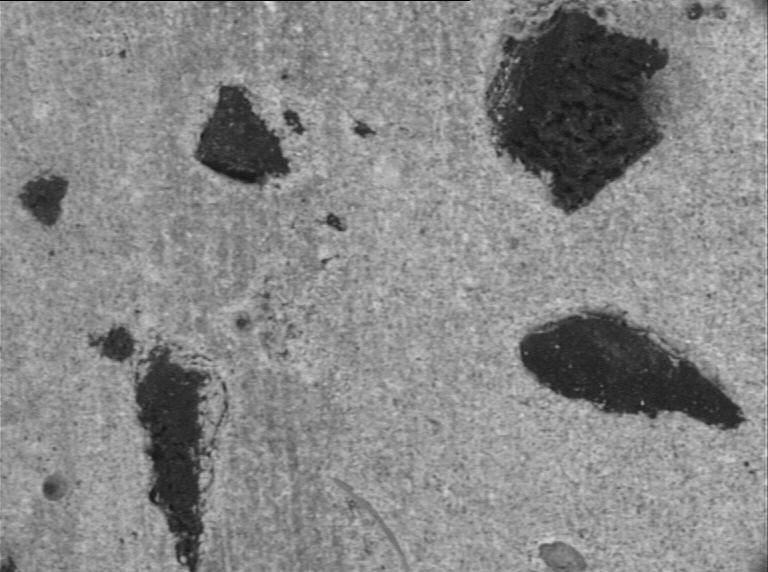
#> input picture Rapports/TraitementImage/Assets/TP1/GE141002.bmp, 768 x 572 px
$ python mainTP1.py
#> lines starting #> are read from the running program, lines starting #| are printed output that depends on the picture; after the words box and inside, x2 and y2 are one past the last pixel; in counts of white or black regions, pixels touching at a corner belong together; long printed decimals are rounded
import numpy as np
import cv2

#question 1
def soldes(prix):
    a = prix * 0.8
    b = prix * 0.6
    c = prix * 0.5
    return a,b,c

retour = soldes(130)
print(f"les prix soldés sont de {retour}")


#Q2
tableau = np.array(np.random.randint(0,10,size=(3,4)))

print(tableau)
print("Collone:")
print(np.sum(tableau,axis=0)) #0 est en collone, 1 ou -1 est en ligne
print("Ligne:")
print(np.sum(tableau,axis=-1)) #0 est en collone, 1 ou -1 est en ligne

#Q3
#Wait key est une fonction bloquante qui attend le frappe d'une touche de clavier

img = cv2.imread('GE141002.bmp',cv2.IMREAD_GRAYSCALE) # img est un tableau Numpy
#> img is the input picture: shape (572, 768); min 0, max 224, mean 134.9

cv2.imshow("Beton", img)
# Mise en pause du programme jusqu'à ce que l'utilisateur appuie sur une touche
x,y = img.shape[:2]
#> x = 572; y = 768
print(f" taille de l'image x:{x} y:{y}")
#|  taille de l'image x:572 y:768


#Q4
print(img)
#> (printed output is left out)
#l'image est un tableau de 2 dimension, avec les valeurs de niveau de gris dans les pixels respective au coordonées x y
#le cas où l'image est stockée dans un tableau a 3 dimensions, c'est le cas ou l'image traitée est en couleur.

#q5
#1: Opération de
#2: Opération de
#3: Opération de


#Q3.1

rest, img2 = cv2.threshold(img,0,255,cv2.THRESH_BINARY_INV+cv2.THRESH_OTSU)
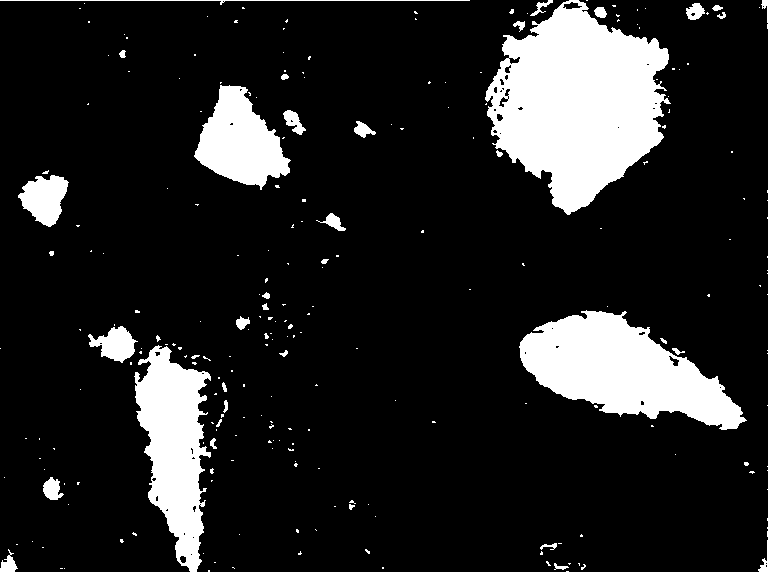
#> img2: shape (572, 768); 14.2% white; 247 white regions (208 under 20 px), largest, box (x1, y1, x2, y2) and area: (485, 0, 671, 215) 24890, (519, 310, 747, 430) 14713, (134, 345, 211, 572) 10076
#> rest = 101
print(f"seuil:{rest}")
#| seuil:101.0

cv2.imshow("Traitee", img2)
#cv2.imwrite("Q3.1.png", img2) sauvegardage Image


#Q3.2

el_struct = cv2.getStructuringElement(cv2.MORPH_RECT,(6,6))


img3 = cv2.morphologyEx(img2,cv2.MORPH_OPEN,el_struct)
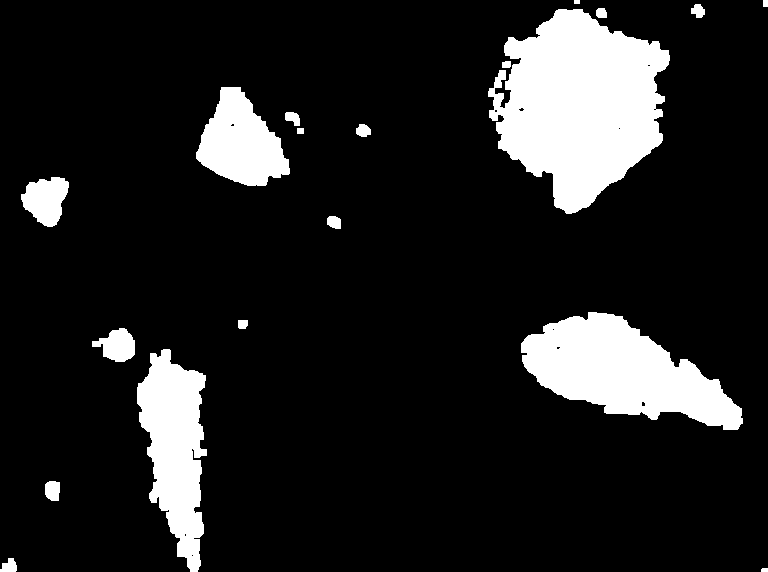
#> img3: shape (572, 768); 13.2% white; 19 white regions, largest, box (x1, y1, x2, y2) and area: (488, 9, 670, 214) 24172, (521, 312, 743, 430) 14427, (137, 349, 207, 572) 9525

cv2.imshow("Apres Ouverture", img3)
#cv2.imwrite("Q3.2.png", img3) sauvegardage Image


img4 = cv2.morphologyEx(img3,cv2.MORPH_CLOSE,el_struct)
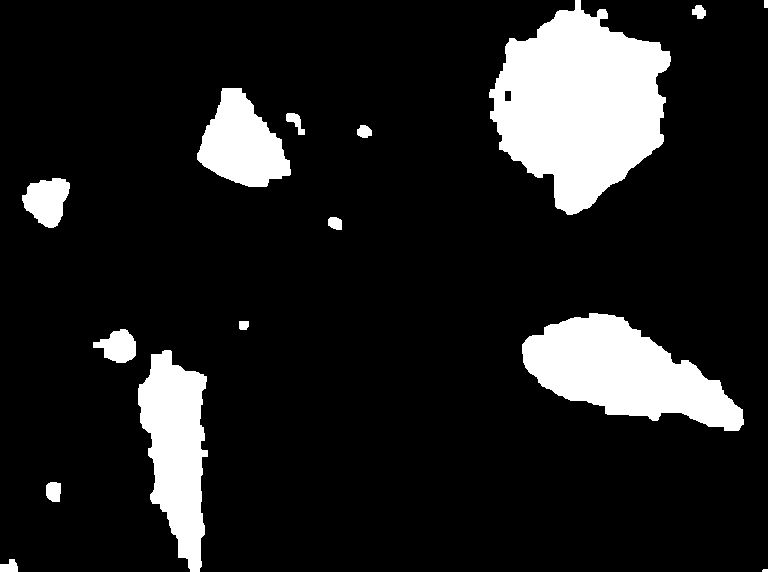
#> img4: shape (572, 768); 13.3% white; 15 white regions (1 under 20 px)

cv2.imshow("Apres Fermeture", img4)
#cv2.imwrite("Q3.2.bis.png", img4) sauvegardage Image

#Q3.4

Granulats, _ = cv2.findContours(img4, cv2.RETR_EXTERNAL, cv2.CHAIN_APPROX_NONE)
#> Granulats = 15 contours, 1 with area under 20; largest, box (x1, y1, x2, y2) and area: (489, 0, 671, 215) 24544, (522, 313, 744, 431) 14230, (138, 350, 208, 572) 9408, (197, 88, 291, 187) 5608, (22, 178, 70, 228) 1566
nb_granulats = len(Granulats)
#> nb_granulats = 15
print(f"Nombre de Granulats :{nb_granulats}")
#| Nombre de Granulats :15

#Q3.5
img5 =cv2.drawContours(img4, Granulats, -1, 125, 3)
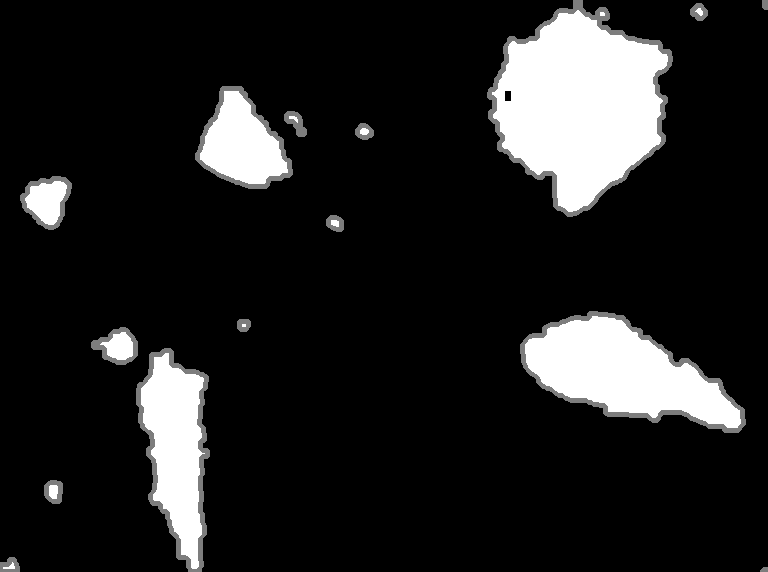
#> img5: shape (572, 768); min 0, max 255, mean 33.3

cv2.imshow("Contours",img5)
# cv2.imwrite("Q3.5.png", img5) sauvegardage Image

#Q3.6 et Q.7
img6 = cv2.cvtColor(img5,cv2.COLOR_GRAY2BGR)
air_total = 0
for i, contour in enumerate(Granulats):
    air = cv2.contourArea(contour)
    air_total += air
    print(f"Granulat {i+1}: Air en Pixel = {air}")
    #rectangle englobant chaque Granulats
    x,y,w,h = cv2.boundingRect(contour)

    #position du texte
    text_x = x+w // 2
    text_y = y+h // 2
    #ecriture du numéro
    cv2.putText(img6,str(i+1), (text_x,text_y),cv2.FONT_HERSHEY_DUPLEX, 0.5, (0,0,255))
#> this loop made 15 passes
#> (air, air_total, x, y, w, h, text_x, text_y) on passes 1 to 12: (9.5, 9.5, 762, 569, 6, 3, 765, 570), (147, 156.5, 0, 559, 18, 13, 9, 565), (234, 390.5, 46, 482, 15, 20, 53, 492), (9407.5, 9798, 138, 350, 70, 222, 173, 461), (879, 10677, 93, 329, 43, 34, 114, 346), (67.5, 10744.5, 239, 321, 10, 9, 244, 325), (14230, 24974.5, 522, 313, 222, 118, 633, 372), (130.5, 25105, 328, 217, 14, 13, 335, 223), (1566, 26671, 22, 178, 48, 50, 46, 203), (129.5, 26800.5, 357, 125, 15, 13, 364, 131), (163, 26963.5, 286, 113, 19, 22, 295, 124), (5608.5, 32572, 197, 88, 94, 99, 244, 137)
#| Granulat 1: Air en Pixel = 9.5
#| Granulat 2: Air en Pixel = 147.0
#| Granulat 3: Air en Pixel = 234.0
#| Granulat 4: Air en Pixel = 9407.5
#| Granulat 5: Air en Pixel = 879.0
#| Granulat 6: Air en Pixel = 67.5
#| Granulat 7: Air en Pixel = 14230.0
#| Granulat 8: Air en Pixel = 130.5
#> (further printed lines are left out)
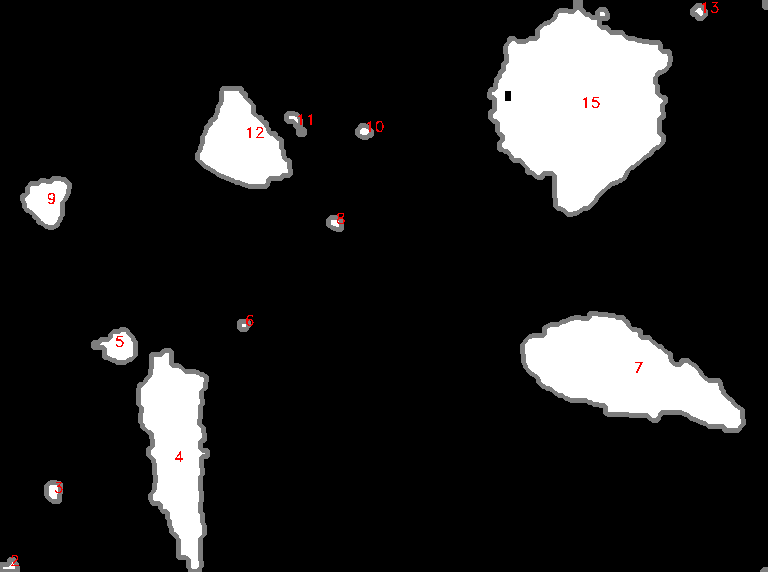
#> img6: shape (572, 768, 3); mean B, G, R 33.1, 33.1, 33.4
#> after the loop, air_total = 57254.5


air_moyen = air_total / len(Granulats)
#> air_moyen = 3817
print(f"Air moyen des granulats:{air_moyen} pixels")
#| Air moyen des granulats:3816.967 pixels

cv2.imshow("Contours",img6)
#cv2.imwrite("Q3.7.png", img6) sauvegardage Image

cv2.waitKey(0)
# Fermeture de toutes les fenêtres ouvertes
cv2.destroyAllWindows()
